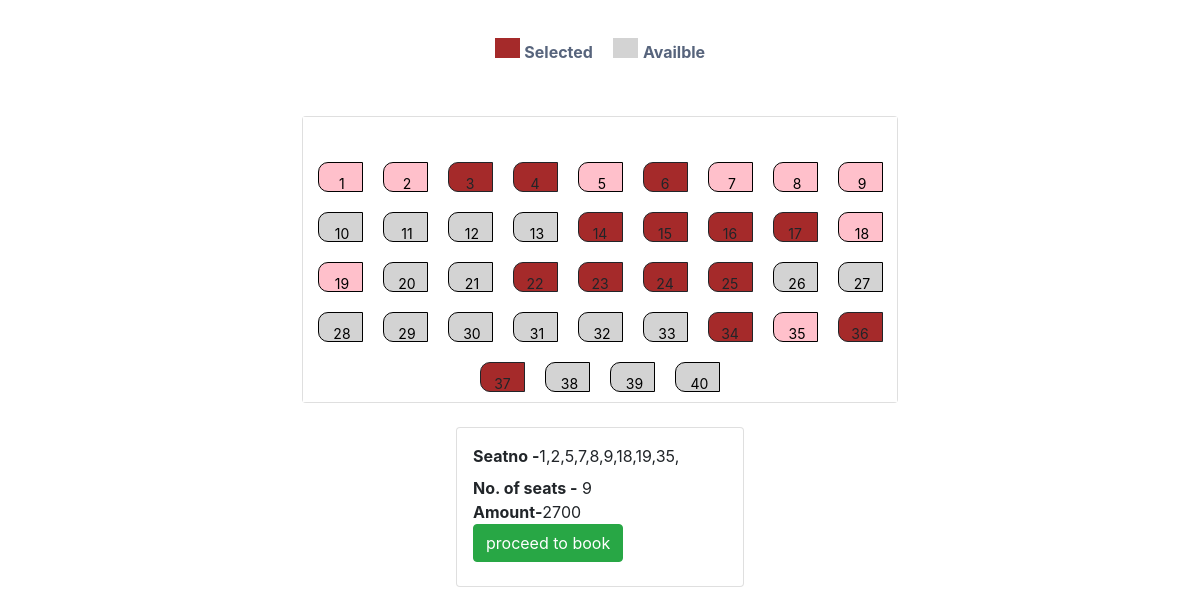
Screenshot of /trail.php with the database file from the repository.
### tables this page shows
CREATE TABLE `seat` (
  `id` int(10) NOT NULL,
  `seatNo` varchar(100) NOT NULL,
  `amount` varchar(100) NOT NULL,
  `status` varchar(100) NOT NULL
);

### trail.php (the view, shortened to what this page needs)
<!DOCTYPE html>
<html>
<head>
  <link rel="stylesheet" type="text/css" href="css/about.css">
  <link rel="stylesheet" type="text/css" href="styles.css">
  <link rel="stylesheet" href="https://stackpath.bootstrapcdn.com/bootstrap/4.5.2/css/bootstrap.min.css">
</head>
<body>
<div class="container-fluid">
  <div class="row">
        <div class="col-md-12">
          <center>
        <ul class="showcase">
          <li>
            <div class="selected"></div>
          </li>
          <li>
            <p><b>Selected</b></p>
          </li>
          <li style="padding-left:1em">
            <div class=" occupied"></div>
          </li>
          <li>
            <p><b>Availble</b></p>
          </li>
        </ul>
        </center>
        </div>
      </div>
  <div class="row">
   <div class="col-md-12">
    <?php
              $con=mysqli_connect('localhost','root','','bus_reservation');
              $q="select * from seat";
              $res=mysqli_query($con,$q)or die("data not fetch".mysqli_error($con));
              ?>
              <div class="card mx-auto" style="width: 51%">
              <div class="container ">
              <div class="row">
                  <?php
              while($result=mysqli_fetch_assoc($res)){
              if($result['status']=='booked'){
                echo "<label class='seatbooked'>".$result['seatNo']."</label>";
              }
              else{
                if($result['status']=='booking'){
                  echo "<form method='POST' action='trailserver.php'>";
                  echo "<input class='seatbooking' type='submit' name='submit1' value=' ".$result['seatNo']."' id='submit'>";
                  echo "</form>";
                }
                else{
                echo "<form method='POST' action='trailserver.php'>";
                echo "<input class='seat' type='submit' name='submit' value=' ".$result['seatNo']."' id='submit'>";
                echo "</form>";
              }
            }
              }
          ?>
          </div>
              </div>
            </div>
            <div class="card mx-auto mt-4 p-3" style="width: 18rem">
              <?php
              $res=mysqli_query($con,$q)or die("data not fetch".mysqli_error($con));
              echo "<form method='POST' action='prebooked.php'>";
              echo "<label style='padding-right:2'> <b>Seatno - </b></label>";
              $total=0;
              $noofseats=0;
              while($result=mysqli_fetch_assoc($res)){
                if($result['status']=='booking'){
                  $noofseats=$noofseats+1;
                  echo "<label>".$result['seatNo'];
                  echo ",</label>";
              $amount=$result['amount'];
              $total=$amount+$total;
                }
              }
              echo "<br><b>No. of seats -</b> ";
              echo $noofseats;
              echo "<br>";
              echo "<label><b>Amount-</b>";
              echo $total;
              echo "<br>";
              echo "<input type='submit' class='btn btn-success' value='proceed to book' name='proceed'>";
              echo "</form>";
              ?>
            </div>
  </div>
  </div>
</div>
</body>
</html>

### css/about.css (style rules this page uses)
* { box-sizing: border-box; }
p { padding-top: 20px; }
.container { padding-top: 15px; padding-right: 15px; padding-left: 15px; background: #fff; }
p { color: #57647c; }

### styles.css (style rules this page uses)
ul, li { margin: 0; padding: 0; }
body { width: 100%; margin: 0; padding: 0; height: auto; display: inline-block; position: relative; background: #fff; }
.row { align-items: center; justify-content: center; padding-top: 20px; }

### trail.php (style rules this page uses)
.seat { border: 1px solid; width: 45px; height: 30px; padding: 10px; margin: 10px; text-align:center; border-radius: 10px 0px 0px 10px; font-size: 14px; margin-left: 10px; background: lightgrey; }
.seatbooked { border: 1px solid; width: 45px; height: 30px; padding: 10px; margin: 10px; text-align:center; border-radius: 10px 0px 0px 10px; font-size: 14px; margin-left: 10px; background: brown; }
.seatbooking { border: 1px solid; width: 45px; height: 30px; padding: 10px; margin: 10px; text-align:center; border-radius: 10px 0px 0px 10px; font-size: 14px; margin-left: 10px; background: pink; }
ul li { text-decoration: none; display: inline-block; }
.selected { width: 25px; height: 20px; background-color: brown; }
.occupied { width: 25px; height: 20px; background-color: lightgrey; }

### rows the page displays
seat: submit1 "1", seatNo "1"
seat: submit1 "2", seatNo "2"
seat: seatNo "3"
seat: seatNo "4"
seat: submit1 "5", seatNo "5"
seat: seatNo "6"
seat: submit1 "7", seatNo "7"
seat: submit1 "8", seatNo "8"
seat: submit1 "9", seatNo "9"
seat: submit "10"
seat: submit "11"
seat: submit "12"
seat: submit "13"
seat: seatNo "14"
seat: seatNo "15"
seat: seatNo "16"
seat: seatNo "17"
seat: submit1 "18", seatNo "18"
seat: submit1 "19", seatNo "19"
seat: submit "20"
seat: submit "21"
seat: seatNo "22"
seat: seatNo "23"
seat: seatNo "24"
seat: seatNo "25"
seat: submit "26"
seat: submit "27"
seat: submit "28"
seat: submit "29"
seat: submit "30"
seat: submit "31"
seat: submit "32"
seat: submit "33"
seat: seatNo "34"
seat: submit1 "35", seatNo "35"
seat: seatNo "36"
seat: seatNo "37"
seat: submit "38"
seat: submit "39"
seat: submit "40"

### other values shown
$noofseats "9"
$total "2700"
